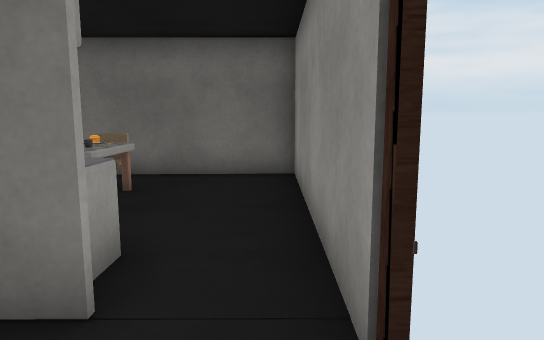
[1] (above)

15 first-person views from a walk through a scene from a Unity 3-D project. The camera is 1.3 m above the floor, tilts 8° down and sees 70° across. The floor is counted in squares, 1 m on a side. Each view is taken from the middle of a square. On the plan, view 1 faces up. The plan holds only what a view shows up to about 16 squares ahead; the rest is blank. The player is left out. Door leaves are left out, so doorways stand open. Some surface patterns are stand-ins.

[2]
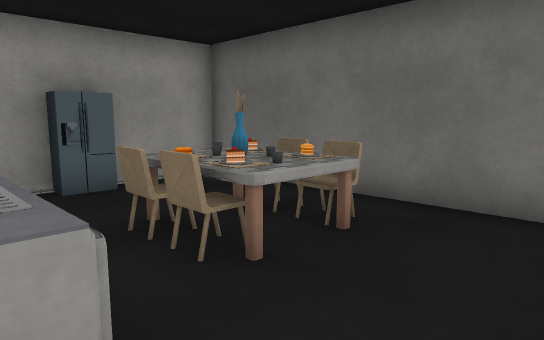

[3]
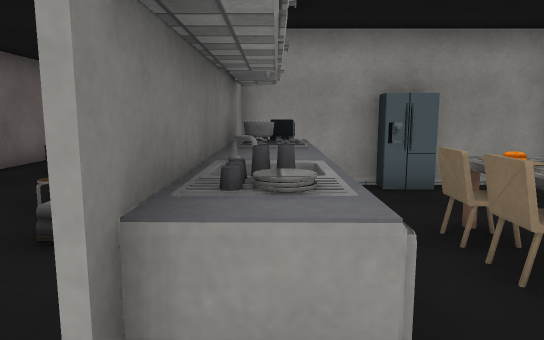

[4]
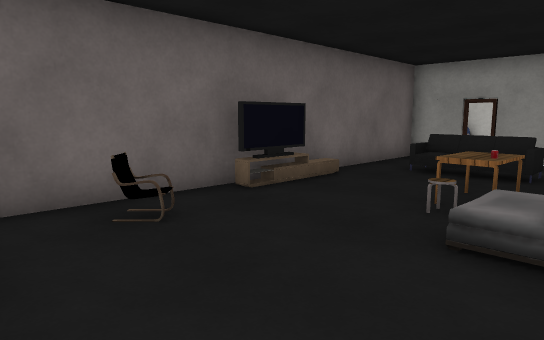

[5]
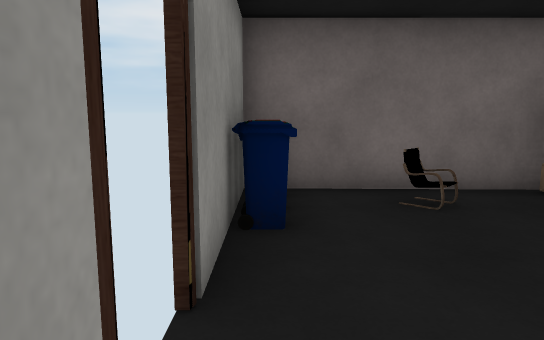

[6]
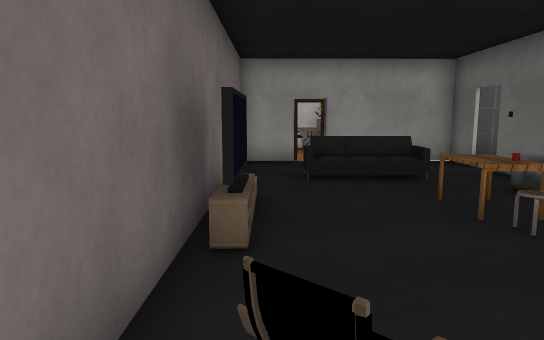

[7]
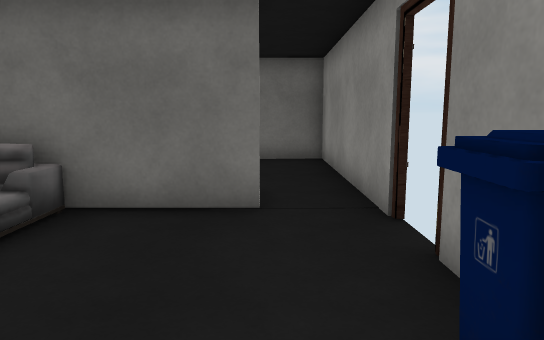

[8]
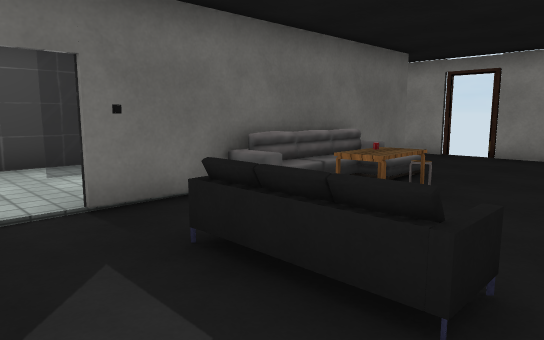

[9]
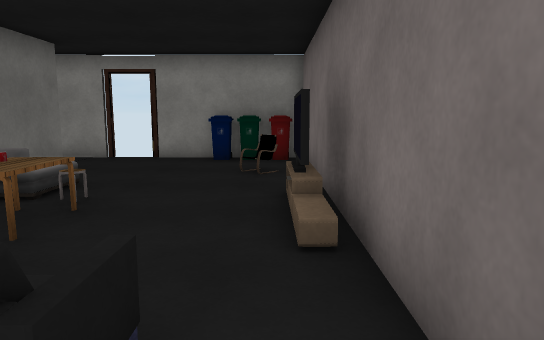

[10]
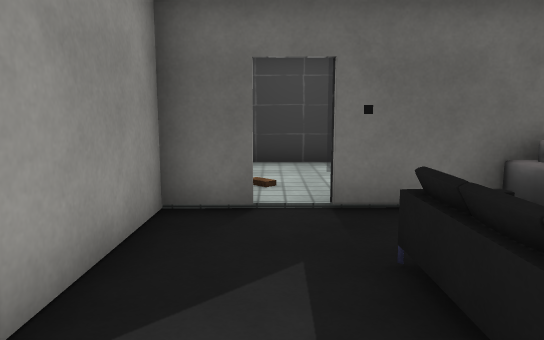

[11]
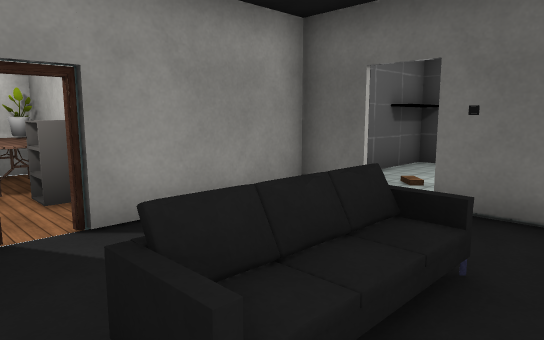

[12]
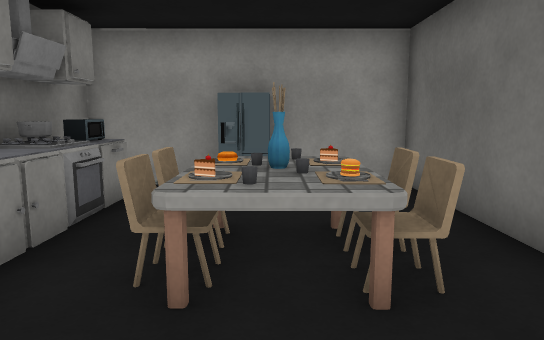

[13]
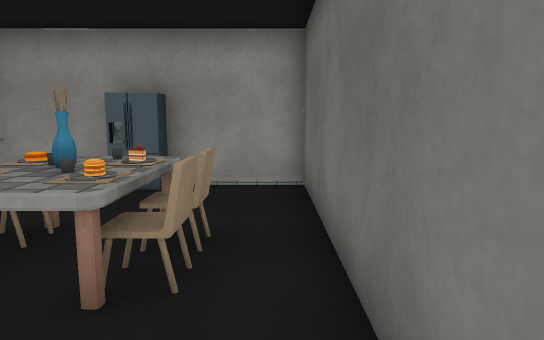

[14]
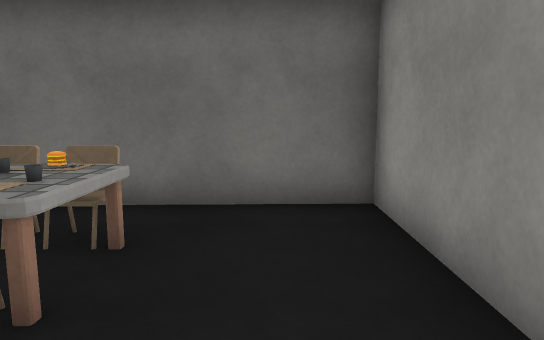

[15]
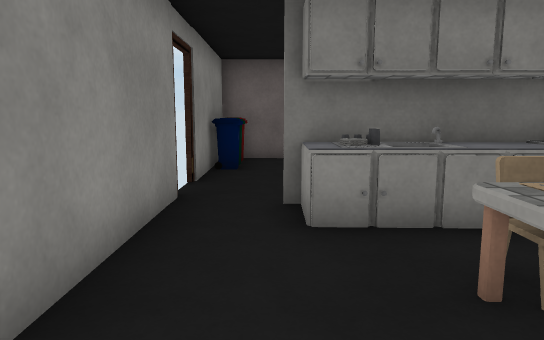

### Floor plan
Key: @ floor where view 1 was taken; # wall or solid block; x gap in a wall; . floor; D open door; = window, fence, low wall or low ledge; ^ raised ledge; T table; C chair; F fridge; A vase; K cake; S sofa; B TV; O other object.
Columns run from 15 left of view 1 to 1 right of it. Each row starts with its distance up from view 1.
  9        ##########
  8        #........#
  7    #### ..TCC...#
  6    #.# #F.TAT...#
  5    #.=  F..CC...#
  4   # .. ##==.K...#
  3   #### #####^=..#
  2   # DO SS#####..x
  1   #.....== O....D
  0   #..#S.TT.....@#
 -1 O##..#O........##
 -2 O.D..#S........##
 -3   #......BB..C.^#
 -4   ###############

Where each view was taken, in squares from view 1:
view 1: 0 up, 0 right, facing up
view 2: 3 up, 0 right, facing up-left
view 3: 3 up, 0 right, facing left
view 4: 2 up, 0 right, facing down-left
view 5: 3 up, 0 right, facing down
view 6: 3 down, 1 left, facing left
view 7: 3 down, 1 left, facing up
view 8: 3 down, 12 left, facing up-right
view 9: 3 down, 11 left, facing right
view 10: 3 down, 11 left, facing up
view 11: 3 down, 8 left, facing up-left
view 12: 6 up, 0 right, facing left
view 13: 8 up, 0 right, facing left
view 14: 3 up, 1 left, facing up
view 15: 8 up, 1 left, facing down
